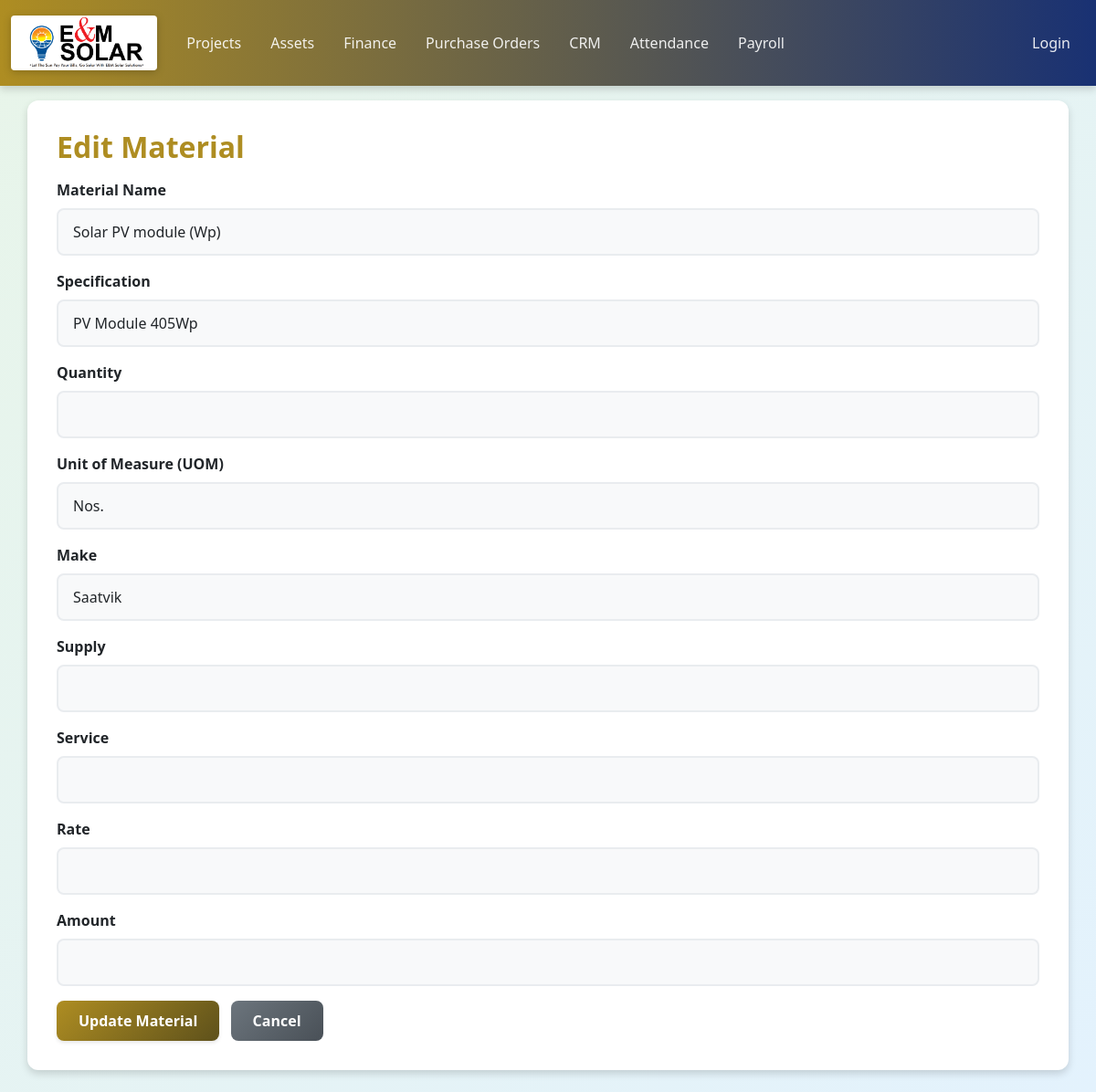
Page /materials/1/edit on the committed database.
### models/material.py (models this page shows)
class Material(db.Model):
    id = db.Column(db.Integer, primary_key=True)
    project_id = db.Column(db.Integer, db.ForeignKey('solar_project.id'))
    name = db.Column(db.String(256))
    specification = db.Column(db.String(256))
    qty_process_p = db.Column(db.String(50))
    qty_fmg1 = db.Column(db.String(50))
    qty_storage = db.Column(db.String(50))
    total_qty = db.Column(db.String(100))
    uom = db.Column(db.String(50))
    make = db.Column(db.String(100))
    supply = db.Column(db.String(100))
    service = db.Column(db.String(100))
    rate = db.Column(db.String(50))
    amount = db.Column(db.String(50))
    project = relationship("SolarProject", back_populates="materials")

### routes/material_routes.py (the view)
@material_bp.route('/materials/<int:id>/edit', methods=['GET'])
def edit_material_form(id):
    material = Material.query.get_or_404(id)
    return render_template('material_form.html', material=material, project_id=material.project_id)

### templates/material_form.html (shortened to what this page needs)
{% extends "base.html" %}
{% block content %}
<h2 class="mb-3">{% if material %}Edit Material{% else %}Add New Material{% endif %}</h2>
<form method="POST" action="{% if material %}/materials/{{ material.id }}/edit{% else %}/materials{% endif %}">
    <div class="mb-3">
        <label for="name" class="form-label">Material Name</label>
        <input type="text" class="form-control" id="name" name="name" value="{{ material.name if material else '' }}" required>
    </div>
    <div class="mb-3">
        <label for="specification" class="form-label">Specification</label>
        <input type="text" class="form-control" id="specification" name="specification" value="{{ material.specification if material else '' }}">
    </div>
    <div class="mb-3">
        <label for="quantity" class="form-label">Quantity</label>
        <input type="number" step="0.01" class="form-control" id="quantity" name="quantity" value="{{ material.quantity if material else '' }}" required>
    </div>
    <div class="mb-3">
        <label for="uom" class="form-label">Unit of Measure (UOM)</label>
        <input type="text" class="form-control" id="uom" name="uom" value="{{ material.uom if material else '' }}">
    </div>
    <div class="mb-3">
        <label for="make" class="form-label">Make</label>
        <input type="text" class="form-control" id="make" name="make" value="{{ material.make if material else '' }}">
    </div>
    <div class="mb-3">
        <label for="supply" class="form-label">Supply</label>
        <input type="number" step="0.01" class="form-control" id="supply" name="supply" value="{{ material.supply if material else '' }}">
    </div>
    <div class="mb-3">
        <label for="service" class="form-label">Service</label>
        <input type="number" step="0.01" class="form-control" id="service" name="service" value="{{ material.service if material else '' }}">
    </div>
    <div class="mb-3">
        <label for="rate" class="form-label">Rate</label>
        <input type="number" step="0.01" class="form-control" id="rate" name="rate" value="{{ material.rate if material else '' }}">
    </div>
    <div class="mb-3">
        <label for="amount" class="form-label">Amount</label>
        <input type="number" step="0.01" class="form-control" id="amount" name="amount" value="{{ material.amount if material else '' }}">
    </div>
    <button type="submit" class="btn btn-primary">{% if material %}Update Material{% else %}Add Material{% endif %}</button>
    <a href="{% if project_id %}/projects/{{ project_id }}{% else %}/materials{% endif %}" class="btn btn-secondary ms-2">Cancel</a>
</form>
{% endblock %}

### static/style.css (style rules this page uses)
:root { --primary-color: #ae8d22; --primary-dark: #5e511b; --primary-light: #af984c; --secondary-color: #193173; --secondary-dark: #0d0f40; --secondary-light: #3c4484; --bg-primary: #f8f9fa; --bg-secondary: #e9ecef; --bg-card: #ffffff; --text-primary: #212529; --text-secondary: #6c757d; --text-light: #ffffff; --success: #28a745; --warning: #ffc107; --danger: #dc3545; --info: #17a2b8; --shadow-sm: 0 2px 4px rgba(0,0,0,0.1); --shadow-md: 0 4px 8px rgba(0,0,0,0.15); --shadow-lg: 0 8px 16px rgba(0,0,0,0.2); --radius-sm: 4px; --radius-md: 8px; --radius-lg: 12px; --transition-fast: 0.2s ease; --transition-normal: 0.3s ease; }
body { font-family: 'Segoe UI', Tahoma, Geneva, Verdana, sans-serif; background: linear-gradient(135deg, #e8f5e9 0%, #e3f2fd 100%); background-attachment: fixed; min-height: 100vh; color: var(--text-primary); }
h1, h2, h3, h4, h5, h6 { color: var(--primary-color); font-weight: 600; margin-bottom: 1rem; }
.btn-primary { background: linear-gradient(135deg, var(--primary-color) 0%, var(--primary-dark) 100%); border: none; padding: 0.6rem 1.5rem; border-radius: var(--radius-md); font-weight: 600; box-shadow: var(--shadow-sm); transition: var(--transition-fast); }
.btn-secondary { background: linear-gradient(135deg, #6c757d 0%, #495057 100%); border: none; padding: 0.6rem 1.5rem; border-radius: var(--radius-md); font-weight: 600; transition: var(--transition-fast); }
.form-label { font-weight: 600; color: var(--text-primary); margin-bottom: 0.5rem; }
.form-control { border: 2px solid var(--bg-secondary); border-radius: var(--radius-md); padding: 0.75rem 1rem; transition: var(--transition-fast); background: var(--bg-primary); }
a { color: var(--primary-color); transition: var(--transition-fast); }

### rows in the picture
Material: name "Solar PV module (Wp)", specification "PV Module 405Wp", uom "Nos.", make "Saatvik"
